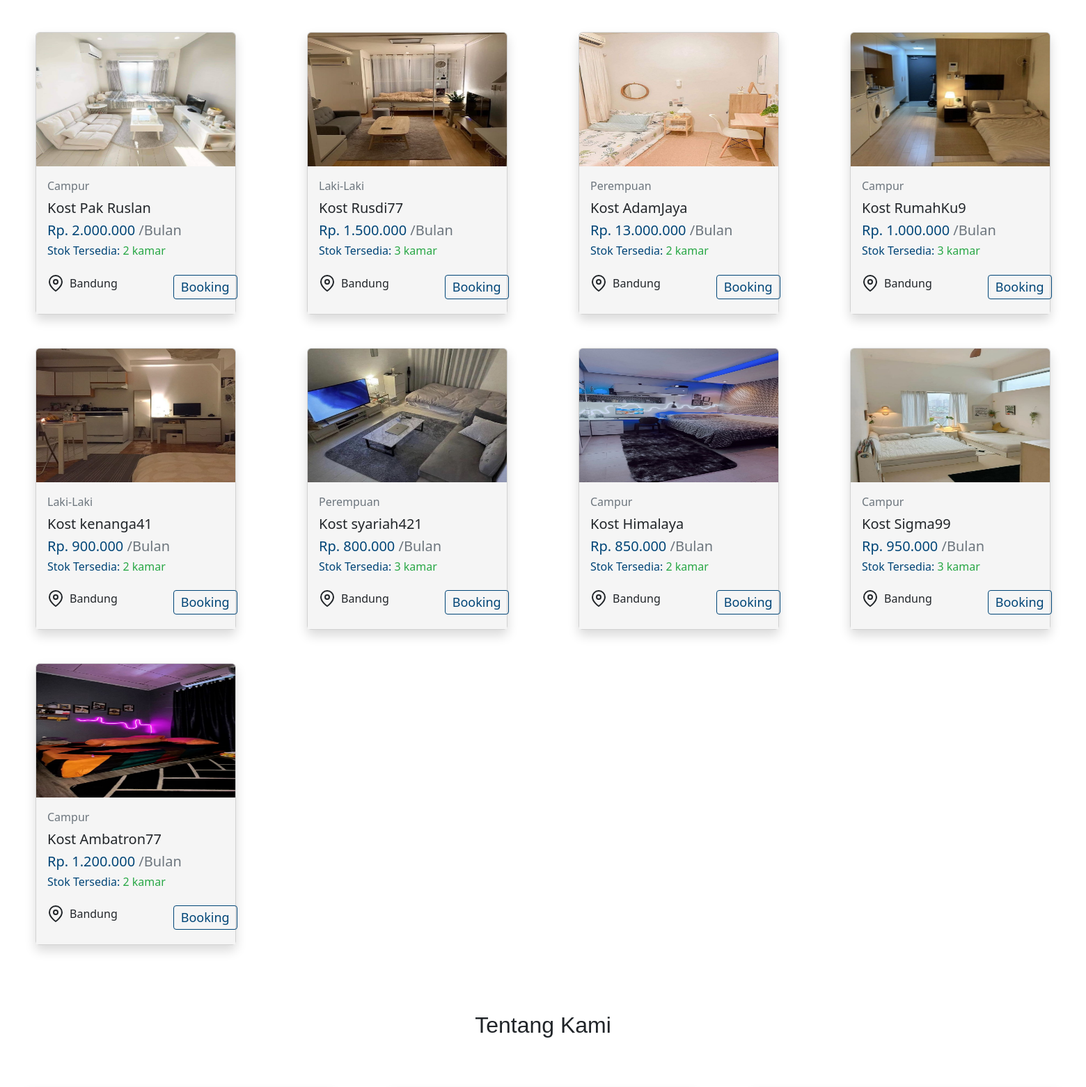
Before: /dashboard.php (signed in, middle part) with the older database file.
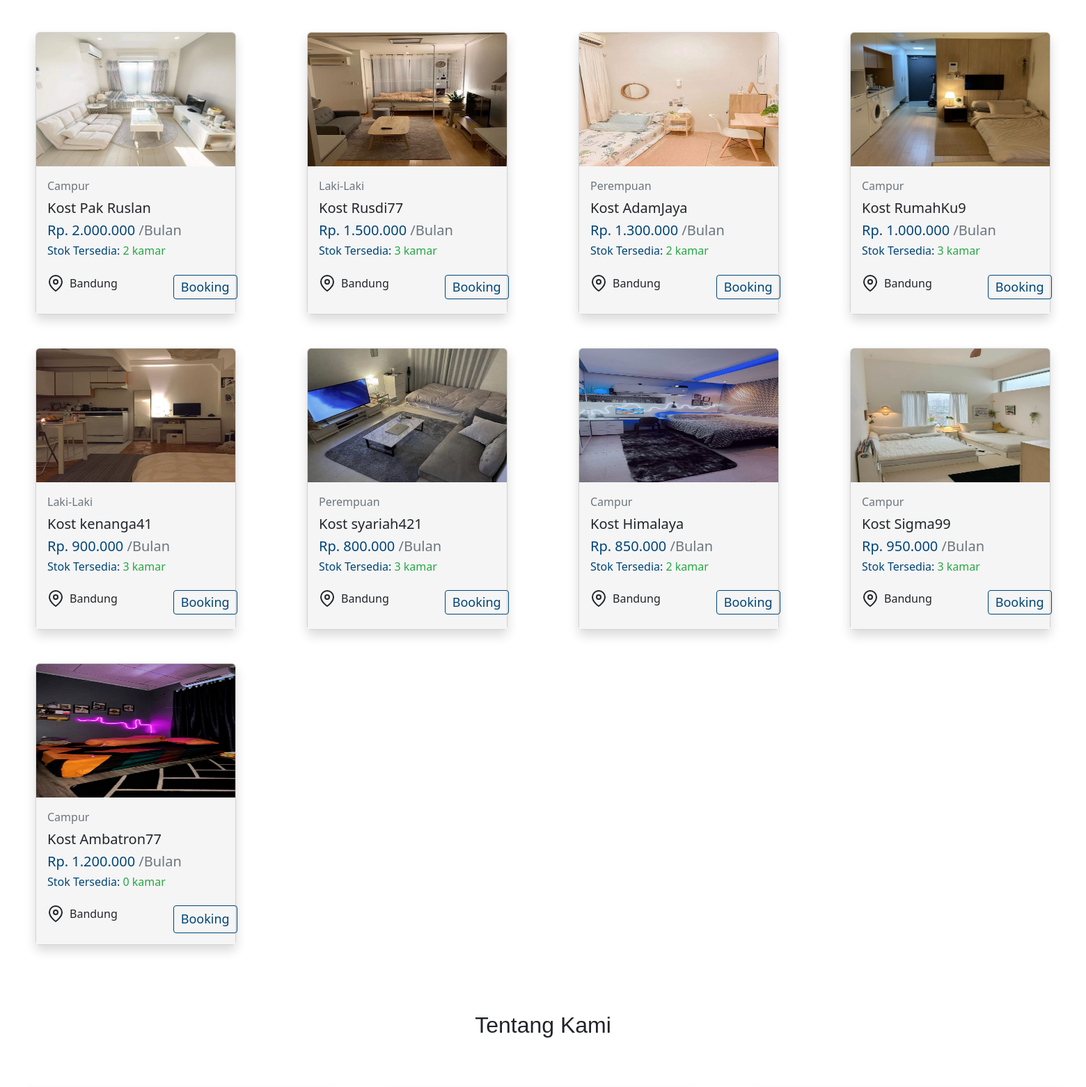
After: the same page with the newer database file.
### tables this page shows
CREATE TABLE `produk` (
  `id_produk` int(11) NOT NULL,
  `nama_produk` varchar(50) NOT NULL,
  `harga` int(50) NOT NULL,
  `foto` varchar(100) DEFAULT NULL,
  `jenis` varchar(50) DEFAULT NULL,
  `lokasi` varchar(50) NOT NULL,
  `deskripsi` varchar(1000) NOT NULL,
  `stok` int(11) NOT NULL DEFAULT 0
);

### proses/koneksiuser.php (called while the page is built, shortened)
<?php
    function formatRupiah($angka) {
        return number_format($angka, 0, ',', '.');
    }
?>

### dashboard.php (the view, shortened to what this page needs)
<!DOCTYPE html>
<html lang="en">
<head>
    <link rel="stylesheet" href="css/dashboard.css">
    <link href="https://cdn.jsdelivr.net/npm/bootstrap@5.2.3/dist/css/bootstrap.min.css" rel="stylesheet"
>
</head>
<body>
    <div class="container-fluid" style="margin-top: 6em;" id="produk">
        <div class="row" style="margin-top: 3em;">
            <?php
            require "proses/koneksiuser.php";
            $search = isset($_GET['search']) ? $_GET['search'] : '';
            if ($search) {
                $query = mysqli_query($koneksi, "SELECT * FROM produk WHERE nama_produk LIKE '%$search%'");
            } else {
                $query = mysqli_query($koneksi, "SELECT * FROM produk");
            }
            while ($data = mysqli_fetch_array($query)) {
    if ($data['stok'] > 0) { ?>
        <div class="col-3 d-flex justify-content-center mb-5">
            <div class="card shadow" style="width: 18rem;">
                <img src="asset/<?php echo $data['foto']; ?>" class="card-img-top" alt="..." style="height: 12em">
                <div class="card-body" style="background-color: #F5F5F5;">
                    <p class="card-title text-muted"><?php echo $data['jenis']; ?></p>
                    <h5 class="card-title"><?php echo $data['nama_produk']; ?></h5>
                    <h5 class="card-title" style="color: #004577;">Rp. <?php echo formatRupiah($data['harga']); ?>
                        <span class="text-muted">/Bulan</span>
                    </h5>
                    <h6 style="color: #004577; font-weight: normal;">Stok Tersedia:
                        <span style="color: #28a745;"><?php echo $data['stok']; ?> kamar</span>
                    </h6>
                    <div class="harga mt-4 d-flex">
                        <p class="d-flex" style="gap: 0.5em"><i data-feather="map-pin" class="shopping"></i>Bandung
                        </p>
                        <a href="detailproduk.php?id=<?= $data['id_produk'] ?>">
                            <button class="booking">Booking</button>
                        </a>
                    </div>
                </div>
            </div>
        </div>
    <?php } else { ?>
        <div class="col-3 d-flex justify-content-center mb-5">
            <div class="card shadow" style="width: 18rem;">
                <img src="asset/<?php echo $data['foto']; ?>" class="card-img-top" alt="..." style="height: 12em">
                <div class="card-body" style="background-color: #F5F5F5;">
                    <p class="card-title text-muted"><?php echo $data['jenis']; ?></p>
                    <h5 class="card-title"><?php echo $data['nama_produk']; ?></h5>
                    <h5 class="card-title" style="color: #004577;">Rp. <?php echo formatRupiah($data['harga']); ?>
                        <span class="text-muted">/Bulan</span>
                    </h5>
                    <h6 style="color: #004577; font-weight: normal;">Stok Tersedia:
                        <span style="color: #28a745;"><?php echo $data['stok']; ?> kamar</span>
                    </h6>
                    <div class="harga mt-4 d-flex">
                        <p class="d-flex" style="gap: 0.5em"><i data-feather="map-pin" class="shopping"></i>Bandung
                        </p>
                        <button class="booking" disabled>Booking</button>
                    </div>
                </div>
            </div>
        </div>
    <?php }
}
 ?>
        </div>
    </div>
    <div class="about" id="about">
        <div class="title">
            <h2>Tentang Kami</h2>
        </div>
        <div class="container-fluid">
            <div class="row baris">
                <div class="col-4 kolom">
                </div>
                <div class="col-4 kolom">
                </div>
                <div class="col-4 kolom">
                </div>
            </div>
        </div>
    </div>
</body>
</html>

Changed rows visible on the page:
changed produk "Kost AdamJaya": harga "13.000.000" → "1.300.000"
changed produk "Kost kenanga41": stok "2" → "3"
changed produk "Kost Ambatron77": foto: picture added; foto: picture removed; stok "2" → "0"
